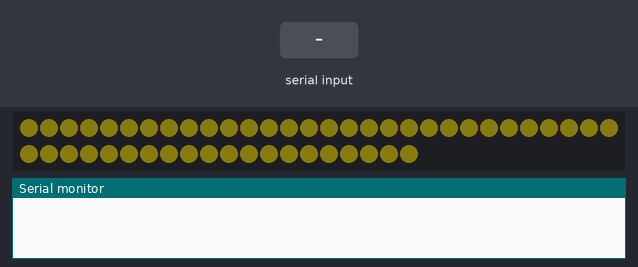
Bench run of a sketch on a simulated Arduino Uno, built with avr-gcc and run on an emulated ATmega328P. On the bench: 50 RGB LEDs in strip order, left to right, continuing on the next row, the last lines printed to the serial monitor. The inputs (shaded band) are chosen by the test bench. Dim RGB values are drawn brighter than linear.

Above: at 1.2 s.
1.3 s: "4\n" received over the second serial link
At 2.48 s:
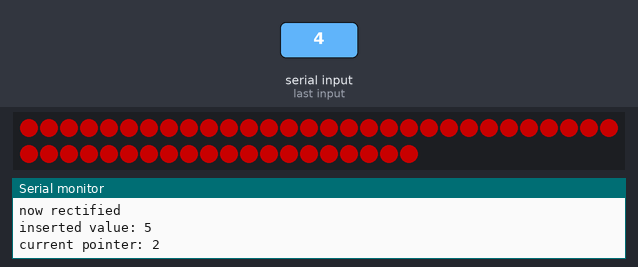
At 4.92 s:
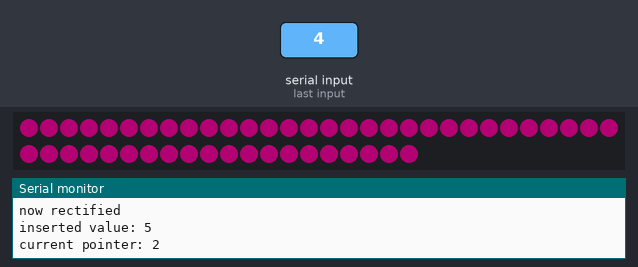
Timing chart, 0 to 6.4 s (numbered marks = the images above; inputs shaded):
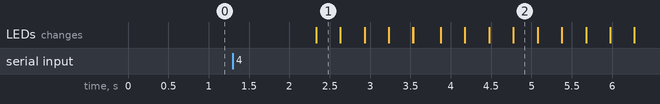

The sketch:

new_rectified.ino
```cpp
// include libraries
#include <FastLED.h>
#include <SoftwareSerial.h>

// declare user constants
#define NUM_LEDS 50
#define FADE_SPEED 10  // higher = slower
#define DIM 10        // 0 - 255, 255 max brightness

// declare constants

enum stages_t {
  STAGE_1,
  STAGE_2,
  STAGE_3
};

// declare pin
const int dataPin = A0;

// declare variables
uint8_t r, g, b, stage;
int lastMode;
int mode = -1;
long lastFadeTime;
int buffer[100];
uint8_t pointer = 0;

// declare objects
CRGB leds[NUM_LEDS];
SoftwareSerial bt(2, 3);

void setup() {
  // initialize bluetooth port
  bt.begin(9600);
  Serial.begin(9600);
  // initialize LED
  FastLED.addLeds<WS2812, dataPin, GRB>(leds, NUM_LEDS);
}

void loop() {
  // incoming data from bluetooth
  if (bt.available()) {
    // while data is coming in, read it
    while (bt.available()) {
      // read data
      int value = bt.parseInt();
      Serial.print("Received value: ");
      Serial.println(value);
      if (value == 0) {
        Serial.print("Prev value was ");
        Serial.println(buffer[pointer - 1]);
        if (buffer[pointer - 1] == 4) {
          value = 5;
        } else if (buffer[pointer - 1] == 5) {
          value = 4;
        }
        Serial.println("now rectified");
      }

      buffer[pointer++] = value;
      mode = value;
      Serial.print("inserted value: ");
      Serial.println(buffer[pointer - 1]);
      Serial.print("current pointer: ");
      Serial.println(pointer);
    }

    if (lastMode != mode) {
      if (mode == 5) {
        r = 255;
        g = 0;
        b = 0;
        stage = STAGE_1;
      }
      lastMode = mode;
    }
  }

  switch (mode) {
    case -1:
      FastLED.setBrightness(DIM);
      // set all LEDs to warm white
      for (int i = 0; i < NUM_LEDS; i++) {
        leds[i] = CRGB::FairyLight;
      }
    case 4:
      FastLED.setBrightness(DIM);
      // set all LEDs to warm white
      for (int i = 0; i < NUM_LEDS; i++) {
        leds[i] = CRGB::FairyLight;
      }
      break;
    case 5:
      // fade leds every set interval
      if (millis() - lastFadeTime > FADE_SPEED) {
        FastLED.setBrightness(100);
        // set all LEDs to RGB values
        for (int i = 0; i < NUM_LEDS; i++) {
          leds[i] = CRGB(r, g, b);
        }

        switch (stage) {
          // fade to green
          case STAGE_1:
            if (g < 100) {
              r--;
              g++;
            } else {
              stage = STAGE_2;
            }
            break;
          // fade to blue
          case STAGE_2:
            if (b < 100) {
              g--;
              b++;
            } else {
              stage = STAGE_3;
            }
            break;
          // fade to red
          case STAGE_3:
            if (r < 100) {
              b--;
              r++;
            } else {
              stage = STAGE_1;
            }
            break;
        }
        lastFadeTime = millis();
      }
      break;
  }
  FastLED.show();
}
```

Measured:
- after the input at 1.3 s, the LEDs: change after 1.0 s (image 1)
